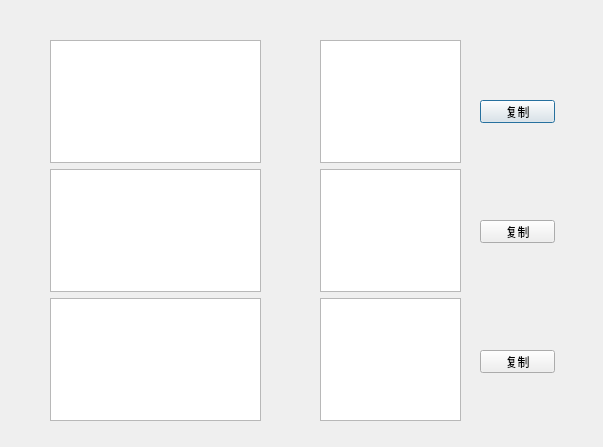
<?xml version="1.0" encoding="UTF-8"?>
<ui version="4.0">
 <class>Script</class>
 <widget class="QDialog" name="Script">
  <property name="geometry">
   <rect>
    <x>0</x>
    <y>0</y>
    <width>603</width>
    <height>447</height>
   </rect>
  </property>
  <property name="windowTitle">
   <string>宏</string>
  </property>
  <widget class="QPushButton" name="pushButtonCopy_1">
   <property name="geometry">
    <rect>
     <x>480</x>
     <y>100</y>
     <width>75</width>
     <height>23</height>
    </rect>
   </property>
   <property name="text">
    <string>复制</string>
   </property>
  </widget>
  <widget class="QWidget" name="layoutWidget">
   <property name="geometry">
    <rect>
     <x>320</x>
     <y>40</y>
     <width>141</width>
     <height>381</height>
    </rect>
   </property>
   <layout class="QVBoxLayout" name="verticalLayout_2">
    <item>
     <widget class="QTextEdit" name="textEditInstruct1"/>
    </item>
    <item>
     <widget class="QTextEdit" name="textEditInstruct2"/>
    </item>
    <item>
     <widget class="QTextEdit" name="textEditInstruct3"/>
    </item>
   </layout>
  </widget>
  <widget class="QPushButton" name="pushButtonCopy_2">
   <property name="geometry">
    <rect>
     <x>480</x>
     <y>220</y>
     <width>75</width>
     <height>23</height>
    </rect>
   </property>
   <property name="text">
    <string>复制</string>
   </property>
  </widget>
  <widget class="QWidget" name="layoutWidget_2">
   <property name="geometry">
    <rect>
     <x>50</x>
     <y>40</y>
     <width>211</width>
     <height>381</height>
    </rect>
   </property>
   <layout class="QVBoxLayout" name="verticalLayout">
    <item>
     <widget class="QTextEdit" name="textEditScript1"/>
    </item>
    <item>
     <widget class="QTextEdit" name="textEditScript2"/>
    </item>
    <item>
     <widget class="QTextEdit" name="textEditScript3"/>
    </item>
   </layout>
  </widget>
  <widget class="QPushButton" name="pushButtonCopy_3">
   <property name="geometry">
    <rect>
     <x>480</x>
     <y>350</y>
     <width>75</width>
     <height>23</height>
    </rect>
   </property>
   <property name="text">
    <string>复制</string>
   </property>
  </widget>
 </widget>
 <resources/>
 <connections/>
</ui>
